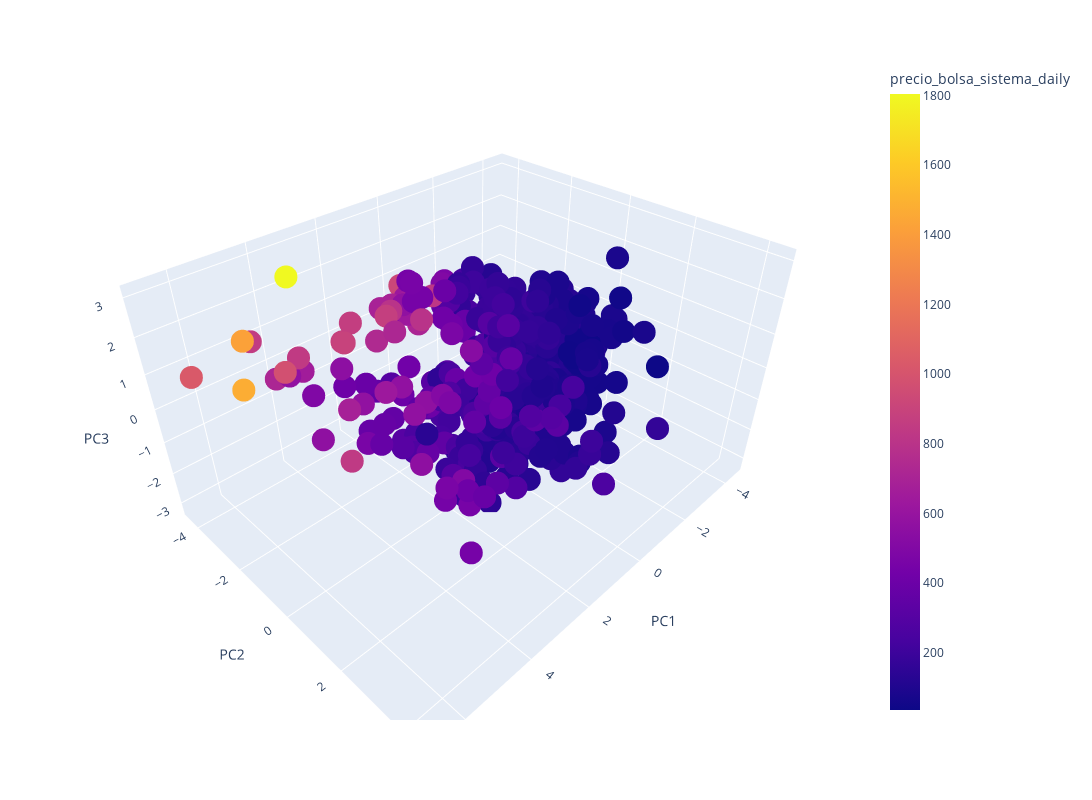

This figure's notebook cell:
### Code cell
from mpl_toolkits.mplot3d import Axes3D

fig2 = px.scatter_3d(df_pca.sample(frac=0.1), x='PC1', 
                     y='PC2', 
                     z='PC3', 
                     color='precio_bolsa_sistema_daily',
                     width=1200, height=800)
fig2.show()

### Figure 1 — Plotly figure (JSON) as saved in the notebook; plotly's stock layout.template omitted (floating-point values rounded to 4 significant figures; data arrays with more than 128 entries replaced by an {"elided": "..."} marker saying what was removed)
{"data": [{"hovertemplate": "PC1=%{x}<br>PC2=%{y}<br>PC3=%{z}<br>precio_bolsa_sistema_daily=%{marker.color}<extra></extra>", "legendgroup": "", "marker": {"color": {"elided": "523 float values"}, "coloraxis": "coloraxis", "symbol": "circle"}, "mode": "markers", "name": "", "scene": "scene", "showlegend": false, "type": "scatter3d", "x": {"elided": "523 float values"}, "y": {"elided": "523 float values"}, "z": {"elided": "523 float values"}}], "layout": {"coloraxis": {"colorbar": {"title": {"text": "precio_bolsa_sistema_daily"}}, "colorscale": [[0, "#0d0887"], [0.1111, "#46039f"], [0.2222, "#7201a8"], [0.3333, "#9c179e"], [0.4444, "#bd3786"], [0.5556, "#d8576b"], [0.6667, "#ed7953"], [0.7778, "#fb9f3a"], [0.8889, "#fdca26"], [1, "#f0f921"]]}, "height": 800, "legend": {"tracegroupgap": 0}, "margin": {"t": 60}, "scene": {"domain": {"x": [0, 1], "y": [0, 1]}, "xaxis": {"title": {"text": "PC1"}}, "yaxis": {"title": {"text": "PC2"}}, "zaxis": {"title": {"text": "PC3"}}}, "width": 1200}}
